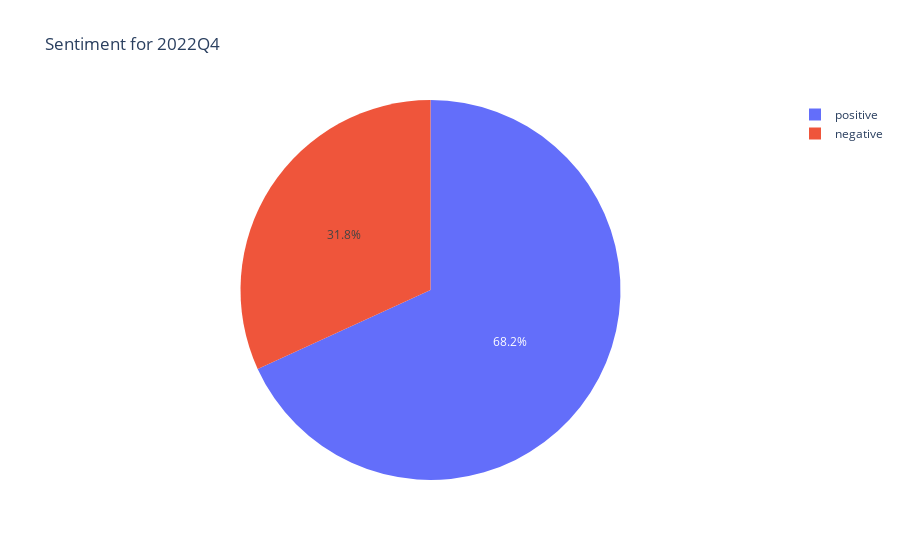
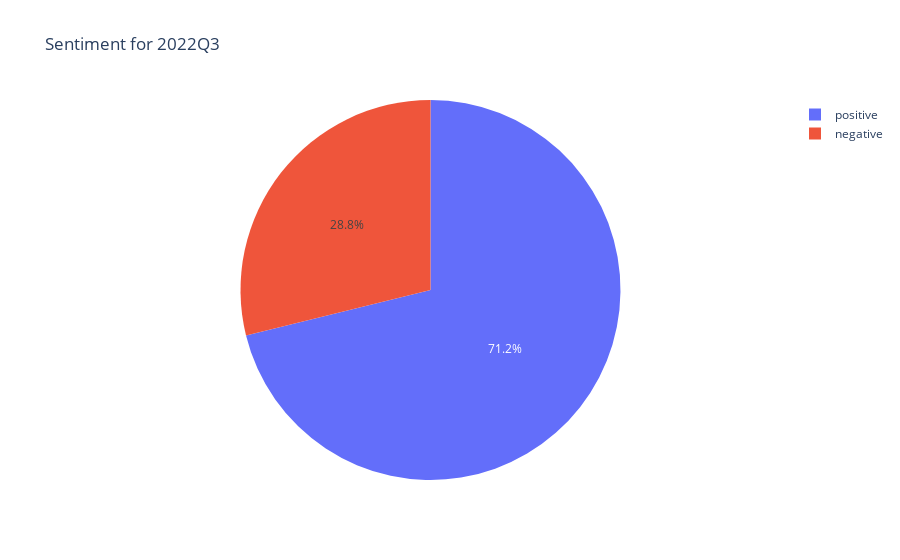

Write notebook code for charts like these, in order.
### Code cell
vaders_merged['quarter'] = pd.PeriodIndex(vaders_merged['rating_date'], freq='Q')

for quarter in vaders_merged['quarter'].unique():
    quarter_data = vaders_merged[vaders_merged['quarter'] == quarter]
    total = len(quarter_data)
    pos_count = (quarter_data['pos'] > 0).sum()
    neg_count = (quarter_data['neg'] > 0).sum()
    pos_pct = pos_count / total * 100
    neg_pct = neg_count / total * 100
    data = {'sentiment': ['positive', 'negative'], 'percentage': [pos_pct, neg_pct]}
    df = pd.DataFrame(data)
    fig = px.pie(df, values='percentage', names='sentiment', title=f'Sentiment for {quarter}')
    fig.show()

### Figure 1 — Plotly figure (JSON) as saved in the notebook; plotly's stock layout.template omitted (floating-point values rounded to 4 significant figures)
{"data": [{"domain": {"x": [0, 1], "y": [0, 1]}, "hovertemplate": "sentiment=%{label}<br>percentage=%{value}<extra></extra>", "labels": ["positive", "negative"], "legendgroup": "", "name": "", "showlegend": true, "type": "pie", "values": [100, 46.67]}], "layout": {"legend": {"tracegroupgap": 0}, "title": {"text": "Sentiment for 2022Q4"}}}

### Figure 2 — Plotly figure (JSON) as saved in the notebook; plotly's stock layout.template omitted (floating-point values rounded to 4 significant figures)
{"data": [{"domain": {"x": [0, 1], "y": [0, 1]}, "hovertemplate": "sentiment=%{label}<br>percentage=%{value}<extra></extra>", "labels": ["positive", "negative"], "legendgroup": "", "name": "", "showlegend": true, "type": "pie", "values": [94.87, 38.46]}], "layout": {"legend": {"tracegroupgap": 0}, "title": {"text": "Sentiment for 2022Q3"}}}
